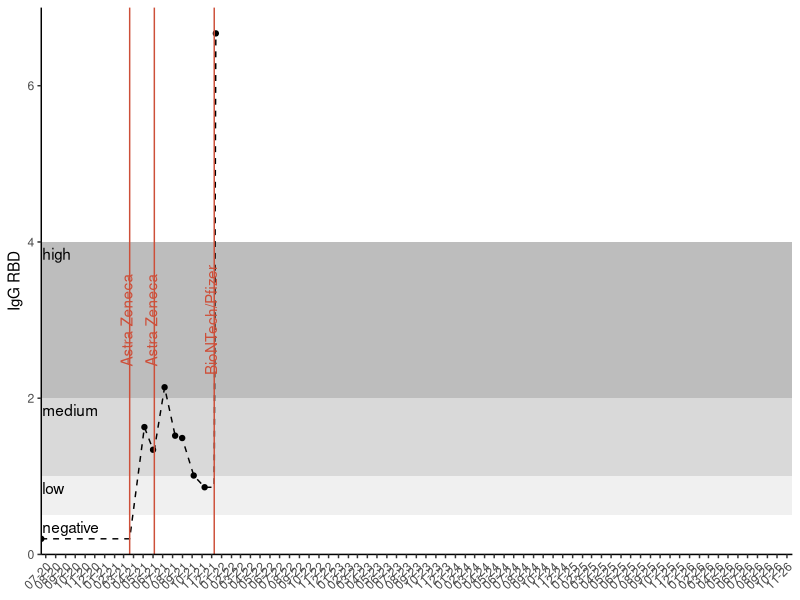

This chart was generated by the following R code:

library(data.table)
library(ggplot2)

dt <- fread("ABvalues_exampleinput.txt", 
            colClasses = c("Date", "character", "numeric", "character"), 
            fill = T)

dt[,`:=` (comment=NULL,
          what=ifelse(type %like% "test", 
                      "test", 
                      "vaccine"))]

#add today's date as data point
dt <- rbind(dt, 
            data.table(date=as.Date(format(Sys.time(), "%Y-%m-%d")),
                       type="today",
                       IgG_RBD=as.numeric(NA),
                       what="today"))

# assume last measures AB value for vaccination dates
for (i in dt[what=='vaccine', which=T]) { dt[i, IgG_RBD:=dt[i-1, IgG_RBD]] }

# as suggested by refernce data
rectangles <- data.table(ystart=c(0, 0.5, 1, 2),
                    yend=c(0.5, 1, 2, 4),
                    col=factor(c("negative", "low", "medium", "high"),
                               levels = c("high", "medium", "low", "negative")))

# set plot height
plot.height <- ceiling(max(dt[,IgG_RBD], na.rm = T))
if (plot.height < 4) {plot.height <- 4}

titerplot <- ggplot(data=dt[!is.na(IgG_RBD)]) +
  # add rectangles
  geom_rect(data=rectangles,
            aes(xmin = as.Date(min(dt$date)),
                xmax = as.Date(max(dt$date)),
                ymin = ystart,
                ymax = yend, 
                fill = col)) +
  scale_fill_manual(values=c("negative" = "#ffffff",
                             "low" = "#f0f0f0",
                             "medium" = "#d9d9d9",
                             "high" = "#bdbdbd")) +
  geom_text (data=rectangles,
             aes(label=col,
                 x=as.Date(min(dt$date))+3,
                 y=yend-0.15),
             hjust=0) +
  # add data
  geom_point(aes(x=date, y=IgG_RBD, colour=what)) +
  scale_color_manual(values=c('black', '00')) +
  geom_line(aes(x=date, y=IgG_RBD), linetype="dashed") +
  # add vaccine lines
  geom_vline(xintercept = dt[what == "vaccine", date], colour="tomato3") +
  geom_text(data = dt[what == "vaccine"],
            aes(x=date-10,
                y=3,
                label=dt[what=="vaccine", type]),
            colour="tomato3", angle=90) +
  # adjust plot form
  xlab("time") + ylab ("IgG RBD") +
  scale_y_continuous(expand = c(0,0), limits = c(0, plot.height)) +
  #coord_cartesian(ylim=c(0,max(rectangles[,yend]))) +
  scale_x_date(date_breaks = "1 month",
               date_labels = "%m-%y",
               expand = c(0,0)) +
  theme_classic() +
  theme(axis.text.x = element_text(angle = 45, hjust = 1), axis.title.x = element_blank(),
        legend.title = element_blank(),
        legend.position = 'none')



pdf(paste0("ABvalues_output_",format(Sys.time(), "%Y-%m-%d"), ".pdf"), height = plot.height, width = 5)
titerplot
dev.off()
